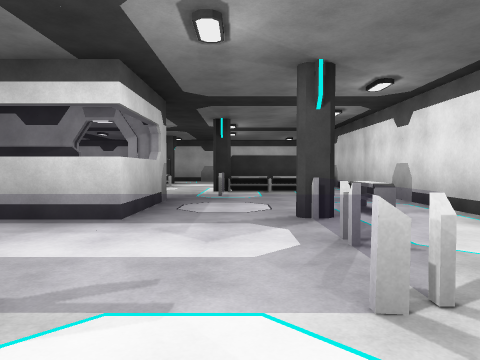
[1] (above)

22 first-person views from a walk through a Unity game level. The camera is 1.3 m above the floor, tilts 2° down and sees 70° across. The floor is counted in squares, 2 m on a side. Each view is taken from the middle of a square. On the plan, view 1 faces up. The plan holds only what a view shows up to about 10 squares ahead; the rest is blank.

[2]
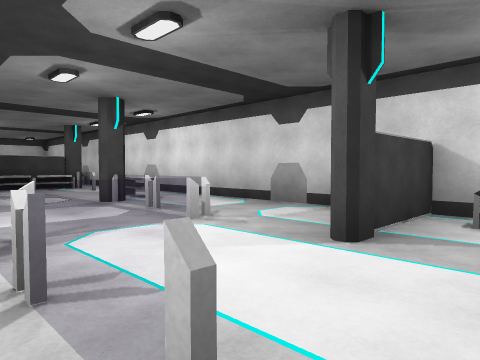

[3]
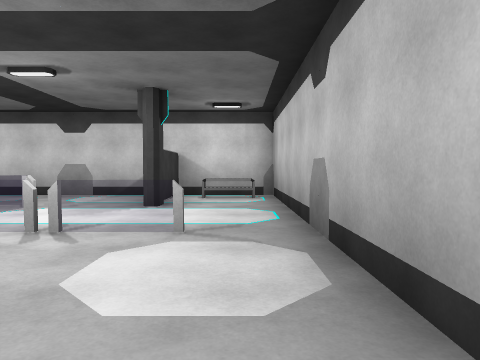

[4]
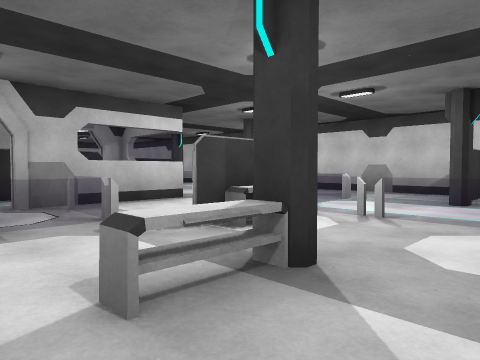

[5]
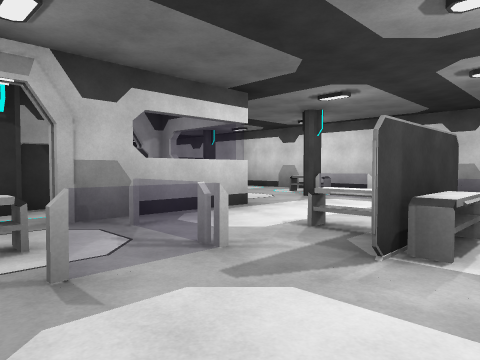

[6]
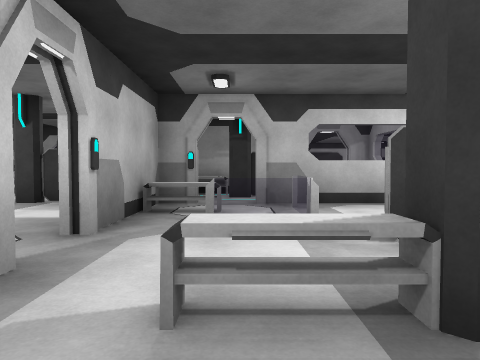

[7]
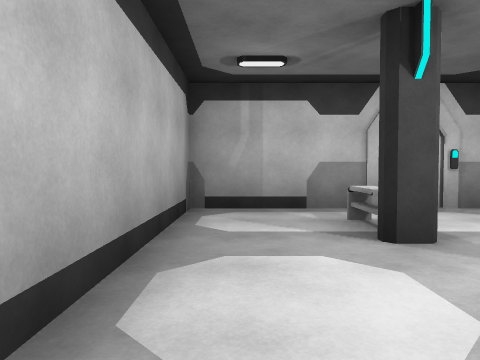

[8]
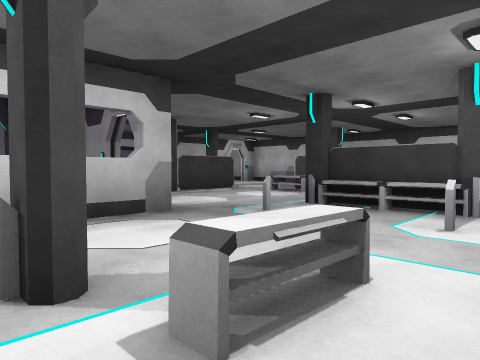

[9]
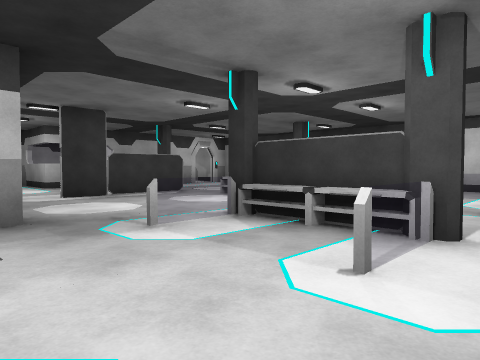

[10]
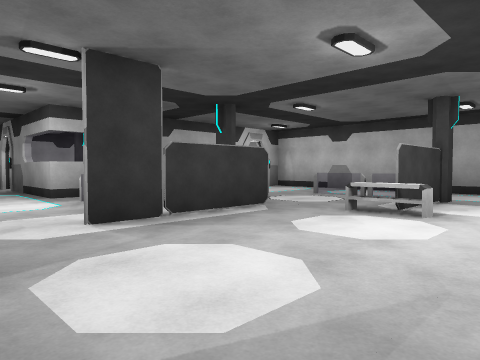

[11]
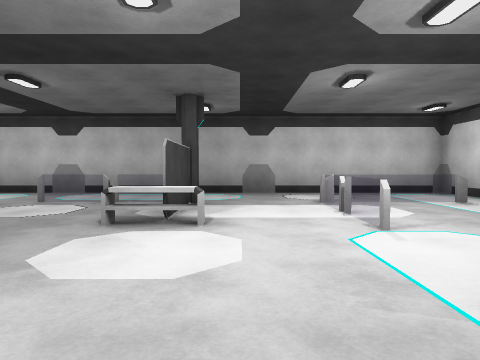

[12]
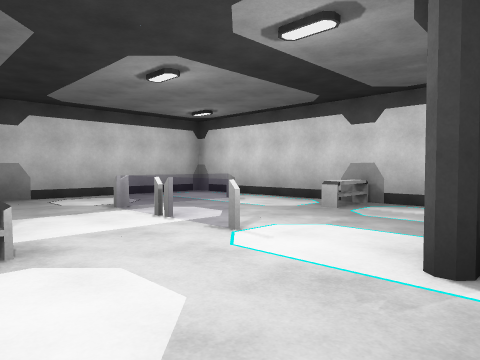

[13]
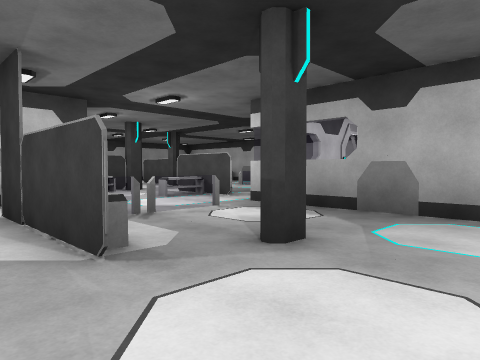

[14]
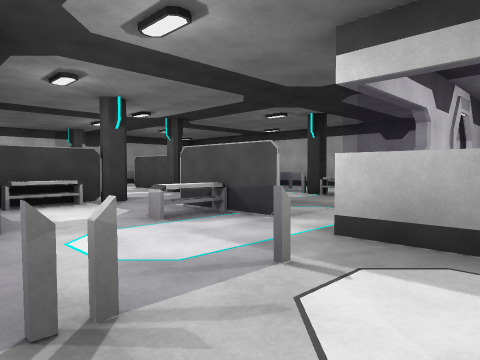

[15]
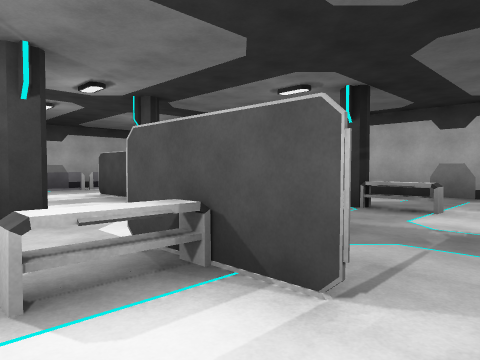

[16]
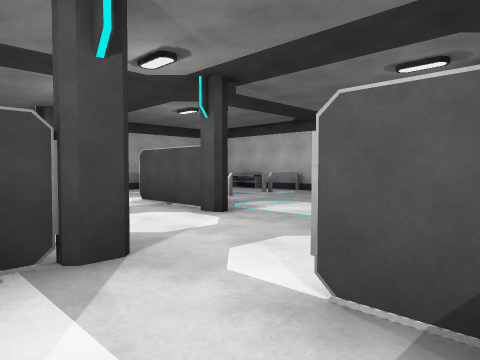

[17]
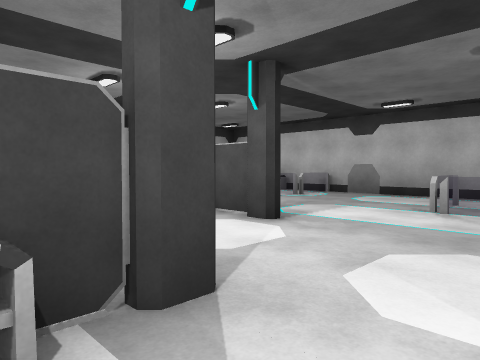

[18]
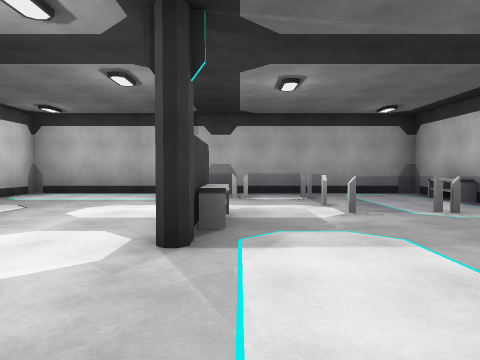

[19]
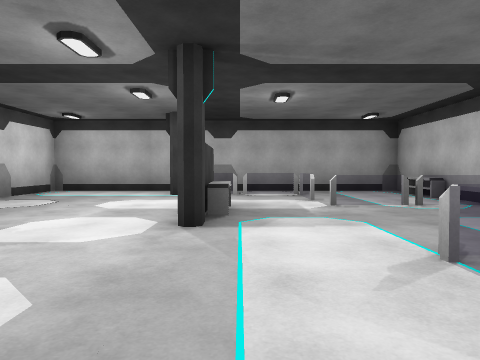

[20]
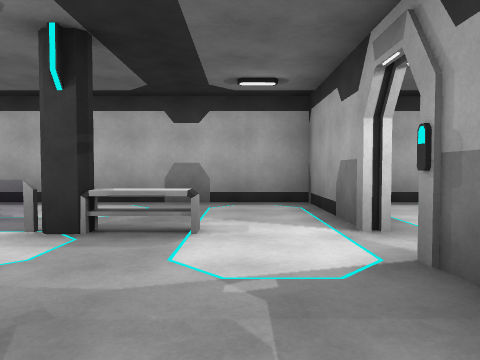

[21]
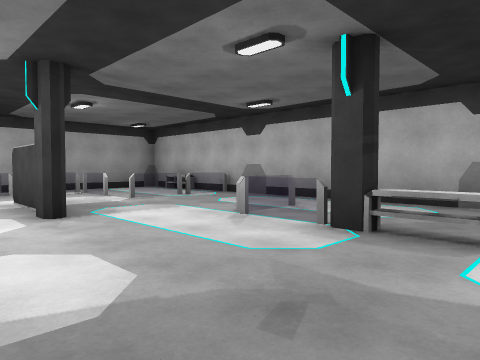

[22]
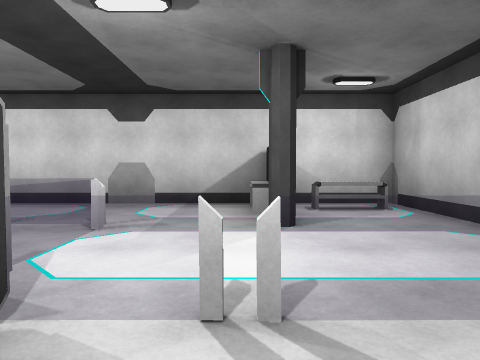

### Floor plan
Key: @ floor where view 1 was taken; # wall or solid block; x gap in a wall; . floor; = window, fence, low wall or low ledge; C column; T table; O other object.
Columns run from 17 left of view 1 to 4 right of it. Each row starts with its distance up from view 1.
 17          #############
 16          ............#
 15           .===.......#
 14           ....C..===.#
 13         #.....#..=...#
 12         #..C..T..=.TT#
 11 #..      ...T........#
 10 # ...   #x==#....C#C.#
  9 ####.####...#....T.T.#
  8 #.......x........O.O.#
  7 #...T.. T..O##.#.....#
  6 #...C...x. OC###...T.#
  5 #...=...CTT#####..CT.#
  4 #.==......######..=..#
  3 #.....C....TT=....=..#
  2 #....T=....#==.Tx==..#
  1 #===..=.......T#.....#
  0 #...=.....#.TC.=.@CTT
 -1 #T..===...#....=....#
 -2 #......C..#.........T
 -3 #####################

Positions as (right, up) in squares from view 1, and headings:
1: (0, 0), facing up
2: (-2, -2), facing up-right
3: (-5, -2), facing right
4: (-6, -2), facing up-right
5: (-6, 0), facing up-right
6: (-5, -2), facing up
7: (-1, -2), facing left
8: (3, 4), facing up-left
9: (3, 6), facing up-left
10: (-1, 7), facing up-left
11: (-2, 8), facing up
12: (-3, 9), facing up-right
13: (-4, 14), facing down-left
14: (-6, 11), facing down-left
15: (-8, 9), facing down-left
16: (-8, 7), facing down-left
17: (-8, 6), facing down-left
18: (-12, 6), facing down
19: (-12, 7), facing down
20: (-10, 8), facing left
21: (-10, 8), facing down-left
22: (-3, 0), facing right
